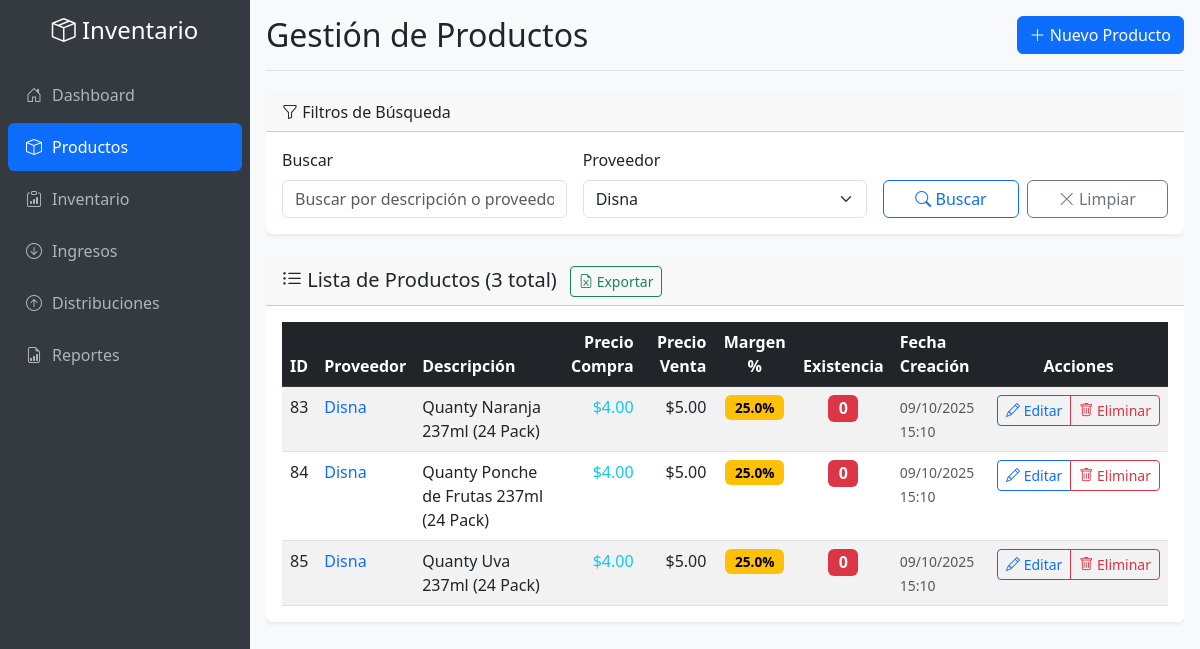
The app's page /productos.php?proveedor=Disna, older data.
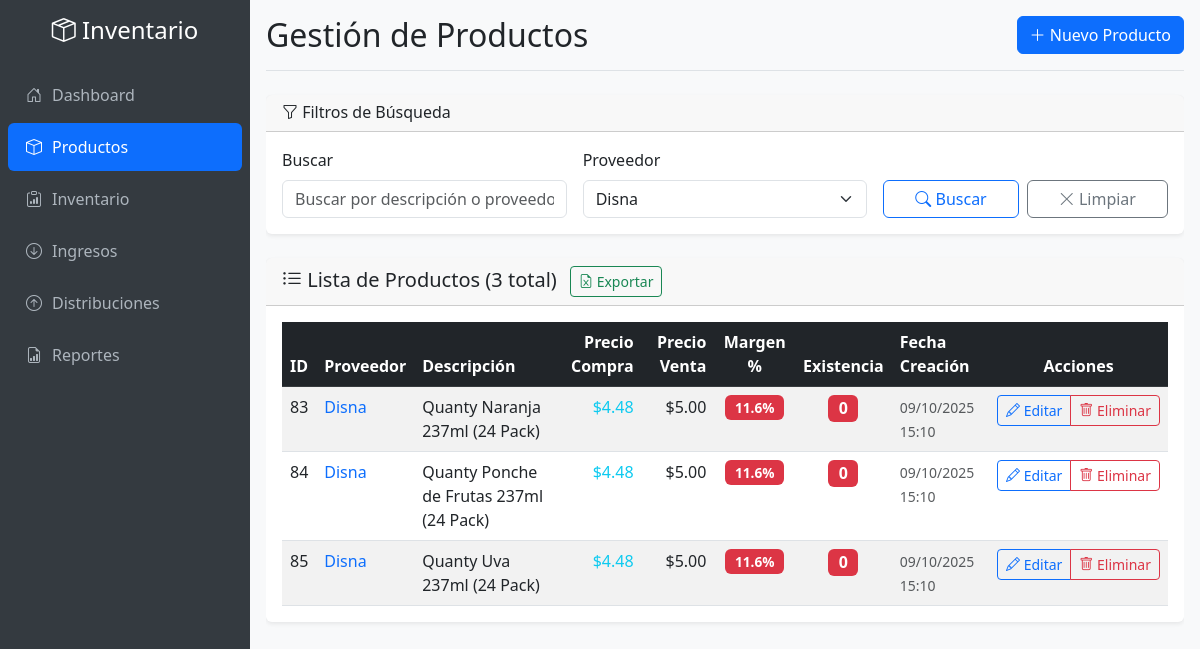
The same page, newer data.
### tables this page shows
CREATE TABLE productos (
    id INT PRIMARY KEY AUTO_INCREMENT,
    proveedor VARCHAR(255) NOT NULL,
    descripcion TEXT NOT NULL,
    precio_compra DECIMAL(10,2) DEFAULT 0.00 COMMENT 'Último precio de compra registrado',
    precio_venta DECIMAL(10,2) NOT NULL,
    existencia INT DEFAULT 0,
    margen_ganancia DECIMAL(5,2) AS (
        CASE 
            WHEN precio_compra > 0 THEN ((precio_venta - precio_compra) / precio_compra * 100)
            ELSE 0
        END
    ) STORED COMMENT 'Margen de ganancia en porcentaje (calculado automáticamente)',
    fecha_creacion TIMESTAMP DEFAULT CURRENT_TIMESTAMP,
    fecha_actualizacion TIMESTAMP DEFAULT CURRENT_TIMESTAMP ON UPDATE CURRENT_TIMESTAMP,
    INDEX idx_proveedor (proveedor),
    INDEX idx_existencia (existencia)
);

### productos.php (the view, shortened to what the changed rows need)
<?php
$database = new Database();
$db = $database->getConnection();
$page = isset($_GET['page']) ? (int)$_GET['page'] : 1;
$limit = 10;
$offset = ($page - 1) * $limit;
$proveedor_filter = isset($_GET['proveedor']) ? $_GET['proveedor'] : '';
$where_conditions = [];
$params = [];
if (!empty($proveedor_filter)) {
    $where_conditions[] = "proveedor = ?";
    $params[] = $proveedor_filter;
}
$where_clause = !empty($where_conditions) ? "WHERE " . implode(" AND ", $where_conditions) : "";
$query = "SELECT
    id,
    proveedor,
    descripcion,
    precio_compra,
    precio_venta,
    existencia,
    margen_ganancia,
    fecha_creacion
FROM productos
$where_clause
ORDER BY fecha_creacion DESC
LIMIT $limit OFFSET $offset";
$stmt = $db->prepare($query);
$stmt->execute($params);
$productos = $stmt->fetchAll();
?>
<!DOCTYPE html>
<html lang="es">
<head>
    <link href="https://cdn.jsdelivr.net/npm/bootstrap@5.3.0/dist/css/bootstrap.min.css" rel="stylesheet">
    <link href="https://cdn.jsdelivr.net/npm/bootstrap-icons@1.10.0/font/bootstrap-icons.css" rel="stylesheet">
</head>
<body>
    <div class="app-container">
        <main class="main-content">
            <div class="content-wrapper">
                <div class="d-flex justify-content-between flex-wrap align-items-center mb-4 pb-3 border-bottom">
                    <h1 class="h2 mb-0">Gestión de Productos</h1>
                </div>
                <div class="card animate-in">
                    <div class="card-body">
                        <?php if (count($productos) > 0): ?>
                            <div class="table-responsive">
                                <table class="table table-striped table-hover mb-0">
                                    <thead class="table-dark">
                                        <tr>
                                            <th>ID</th>
                                            <th>Proveedor</th>
                                            <th>Descripción</th>
                                            <th class="text-end">Precio Compra</th>
                                            <th class="text-end">Precio Venta</th>
                                            <th class="text-center">Margen %</th>
                                            <th class="text-center">Existencia</th>
                                            <th class="d-none d-md-table-cell">Fecha Creación</th>
                                            <th class="table-actions text-center">Acciones</th>
                                        </tr>
                                    </thead>
                                    <tbody>
                                        <?php foreach ($productos as $producto): ?>
                                            <?php
                                            $margen = $producto['margen_ganancia'];
                                            $margen_class = 'margen-bajo';
                                            if ($margen >= 30) {
                                                $margen_class = 'margen-alto';
                                            } elseif ($margen >= 15) {
                                                $margen_class = 'margen-medio';
                                            }
                                            ?>
                                            <tr>
                                                <td class="fw-medium"><?php echo $producto['id']; ?></td>
                                                <td>
                                                    <span class="fw-medium text-primary">
                                                        <?php echo htmlspecialchars($producto['proveedor']); ?>
                                                    </span>
                                                </td>
                                                <td>
                                                    <span title="<?php echo htmlspecialchars($producto['descripcion']); ?>">
                                                        <?php echo htmlspecialchars($producto['descripcion']); ?>
                                                    </span>
                                                </td>
                                                <td class="text-end text-info fw-medium">
                                                    $<?php echo number_format($producto['precio_compra'], 2); ?>
                                                </td>
                                                <td class="text-end fw-medium">
                                                    $<?php echo number_format($producto['precio_venta'], 2); ?>
                                                </td>
                                                <td class="text-center">
                                                    <span class="badge margen-badge <?php echo $margen_class; ?>">
                                                        <?php echo number_format($margen, 1); ?>%
                                                    </span>
                                                </td>
                                                <td class="text-center">
                                                    <span class="badge fs-6 <?php echo $producto['existencia'] == 0 ? 'bg-danger' : ($producto['existencia'] < 10 ? 'bg-warning text-dark' : 'bg-success'); ?>">
                                                        <?php echo number_format($producto['existencia']); ?>
                                                    </span>
                                                </td>
                                                <td class="d-none d-md-table-cell text-muted">
                                                    <small><?php echo date('d/m/Y H:i', strtotime($producto['fecha_creacion'])); ?></small>
                                                </td>
                                                <td class="table-actions text-center">
                                                    <div class="btn-group" role="group">
                                                        <button type="button" class="btn btn-sm btn-outline-primary"
                                                                onclick="editarProducto(<?php echo htmlspecialchars(json_encode($producto)); ?>)"
                                                                title="Editar producto">
                                                            <i class="bi bi-pencil"></i>
                                                            <span class="d-none d-lg-inline"> Editar</span>
                                                        </button>
                                                        <button type="button" class="btn btn-sm btn-outline-danger"
                                                                onclick="eliminarProducto(<?php echo $producto['id']; ?>, '<?php echo htmlspecialchars($producto['descripcion']); ?>')"
                                                                title="Eliminar producto">
                                                            <i class="bi bi-trash"></i>
                                                            <span class="d-none d-lg-inline"> Eliminar</span>
                                                        </button>
                                                    </div>
                                                </td>
                                            </tr>
                                        <?php endforeach; ?>
                                    </tbody>
                                </table>
                            </div>
                        <?php endif; ?>
                    </div>
                </div>
            </div>
        </main>
    </div>
</body>
</html>

Row changes from the older to the newer data that the page shows:
changed productos "Quanty Naranja 237ml (24 Pack)": precio_compra "4.00" → "4.48"; margen_ganancia "25.0" → "11.6"
changed productos "Quanty Ponche de Frutas 237ml (24 Pack)": precio_compra "4.00" → "4.48"; margen_ganancia "25.0" → "11.6"
changed productos "Quanty Uva 237ml (24 Pack)": precio_compra "4.00" → "4.48"; margen_ganancia "25.0" → "11.6"
